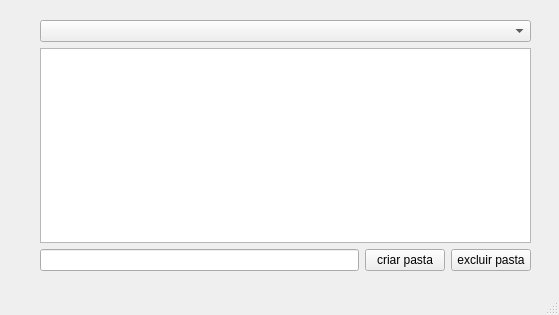
<?xml version="1.0" encoding="UTF-8"?>
<ui version="4.0">
 <class>MainWindow</class>
 <widget class="QMainWindow" name="MainWindow">
  <property name="geometry">
   <rect>
    <x>0</x>
    <y>0</y>
    <width>559</width>
    <height>315</height>
   </rect>
  </property>
  <property name="windowTitle">
   <string>MainWindow</string>
  </property>
  <widget class="QWidget" name="centralwidget">
   <widget class="QWidget" name="">
    <property name="geometry">
     <rect>
      <x>40</x>
      <y>20</y>
      <width>491</width>
      <height>251</height>
     </rect>
    </property>
    <layout class="QVBoxLayout" name="verticalLayout">
     <item>
      <widget class="QComboBox" name="comboBox"/>
     </item>
     <item>
      <widget class="QListWidget" name="listWidget"/>
     </item>
     <item>
      <layout class="QHBoxLayout" name="horizontalLayout">
       <item>
        <widget class="QLineEdit" name="lineEdit"/>
       </item>
       <item>
        <widget class="QPushButton" name="pushButton_criar">
         <property name="text">
          <string>criar pasta</string>
         </property>
        </widget>
       </item>
       <item>
        <widget class="QPushButton" name="pushButton_apagar">
         <property name="text">
          <string>excluir pasta</string>
         </property>
        </widget>
       </item>
      </layout>
     </item>
    </layout>
   </widget>
  </widget>
  <widget class="QMenuBar" name="menubar">
   <property name="geometry">
    <rect>
     <x>0</x>
     <y>0</y>
     <width>559</width>
     <height>21</height>
    </rect>
   </property>
  </widget>
  <widget class="QStatusBar" name="statusbar"/>
 </widget>
 <resources/>
 <connections/>
</ui>
